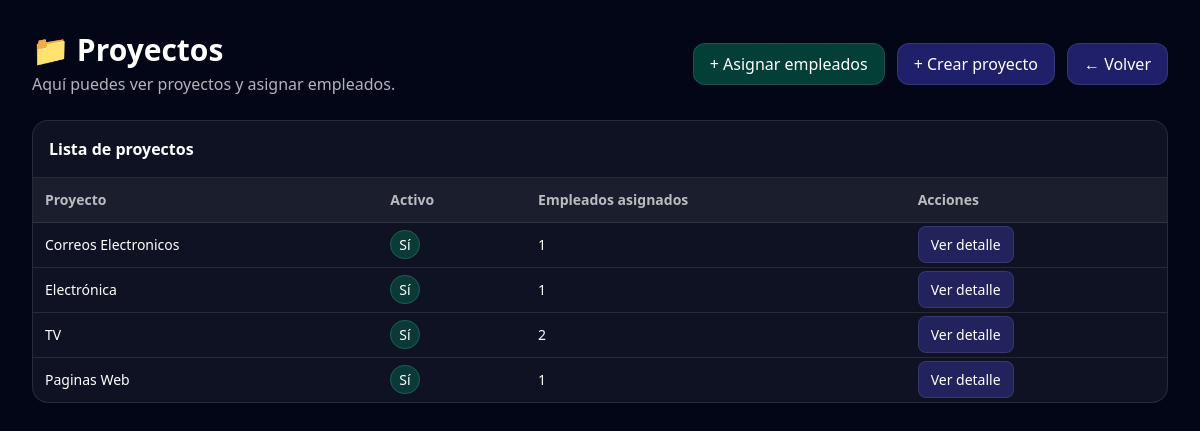
Screenshot of /panel/proyectos/ (signed in) with the database file from the repository.
### empleados_Alex/models.py (models this page shows, shortened)
class Proyecto(models.Model):
    nombre = models.CharField(max_length=120)
    descripcion = models.TextField(blank=True, null=True)
    fecha_inicio = models.DateField(blank=True, null=True)
    fecha_fin = models.DateField(blank=True, null=True)
    activo = models.BooleanField(default=True)

### empleados_Alex/views.py (the view)
# urls.py: path('panel/proyectos/', admin_proyectos, name='admin_proyectos'),
@login_required(login_url="/")
def admin_proyectos(request):
    if not _es_admin(request):
        return HttpResponseForbidden("No tienes permisos para ver esta sección.")
    proyectos = Proyecto.objects.all().order_by("-id")
    data = []
    for p in proyectos:
        total = EmpleadoProyecto.objects.filter(proyecto=p).count()
        data.append({"proyecto": p, "total": total})
    return render(request, "admin/proyectos.html", {"data": data})

### empleados_Alex/views.py (called while the page is built)
def _es_admin(request):
    u = request.user
    return u.is_authenticated and (u.username.lower() == "alex" or u.is_staff or u.is_superuser)

### templates/admin/proyectos.html (shortened to what this page needs)
<!DOCTYPE html>
<html lang="es">
<head>
  <script src="https://cdn.tailwindcss.com"></script>
</head>
<body class="bg-slate-950 text-white p-8">
  <div class="max-w-6xl mx-auto">
    <div class="flex items-center justify-between gap-4">
      <div>
        <h1 class="text-3xl font-bold">📁 Proyectos</h1>
        <p class="text-white/70 mt-1">Aquí puedes ver proyectos y asignar empleados.</p>
      </div>
      <div class="flex gap-3">
        <a href="{% url 'empleados_Alex:admin_asignar_empleado_proyecto' %}"
           class="px-4 py-2 rounded-xl bg-emerald-600/40 hover:bg-emerald-600/60 border border-white/10">
          + Asignar empleados
        </a>
        <a href="{% url 'empleados_Alex:crear_proyecto' %}"
           class="px-4 py-2 rounded-xl bg-indigo-600/40 hover:bg-indigo-600/60 border border-white/10">
          + Crear proyecto
        </a>
        <a href="{% url 'empleados_Alex:home' %}"
           class="px-4 py-2 rounded-xl bg-indigo-600/40 hover:bg-indigo-600/60 border border-white/10">
          ← Volver
        </a>
      </div>
    </div>
    <div class="mt-6 bg-white/5 border border-white/10 rounded-2xl overflow-hidden">
      <div class="p-4 border-b border-white/10">
        <h2 class="font-semibold">Lista de proyectos</h2>
      </div>
      <div class="overflow-x-auto">
        <table class="w-full text-sm">
          <thead class="text-white/70 bg-white/5">
            <tr>
              <th class="text-left p-3">Proyecto</th>
              <th class="text-left p-3">Activo</th>
              <th class="text-left p-3">Empleados asignados</th>
              <th class="text-left p-3">Acciones</th>
            </tr>
          </thead>
          <tbody>
            {% for item in data %}
              <tr class="border-t border-white/10 hover:bg-white/5">
                <td class="p-3 font-medium">
                  <a href="{% url 'empleados_Alex:admin_detalle_proyecto' item.proyecto.id %}" class="hover:underline">
                    {{ item.proyecto.nombre }}
                  </a>
                </td>
                <td class="p-3">
                  {% if item.proyecto.activo %}
                    <span class="px-2 py-1 rounded-full bg-emerald-600/30 border border-emerald-300/20">Sí</span>
                  {% else %}
                    <span class="px-2 py-1 rounded-full bg-red-600/30 border border-red-300/20">No</span>
                  {% endif %}
                </td>
                <td class="p-3">{{ item.total }}</td>
                <td class="p-3">
                  <a href="{% url 'empleados_Alex:admin_detalle_proyecto' item.proyecto.id %}"
                     class="px-3 py-2 rounded-lg bg-indigo-600/30 hover:bg-indigo-600/50 border border-white/10 transition">
                    Ver detalle
                  </a>
                </td>
              </tr>
            {% empty %}
              <tr>
                <td class="p-3 text-white/60" colspan="4">No hay proyectos aún.</td>
              </tr>
            {% endfor %}
          </tbody>
        </table>
      </div>
    </div>
  </div>
</body>
</html>

### rows the page displays
Proyecto: proyecto.nombre "Correos Electronicos", shows "Sí", total "1"
Proyecto: proyecto.nombre "Electrónica", shows "Sí", total "1"
Proyecto: proyecto.nombre "TV", activo "Sí", total "2"
Proyecto: proyecto.nombre "Paginas Web", activo "Sí", total "1"
